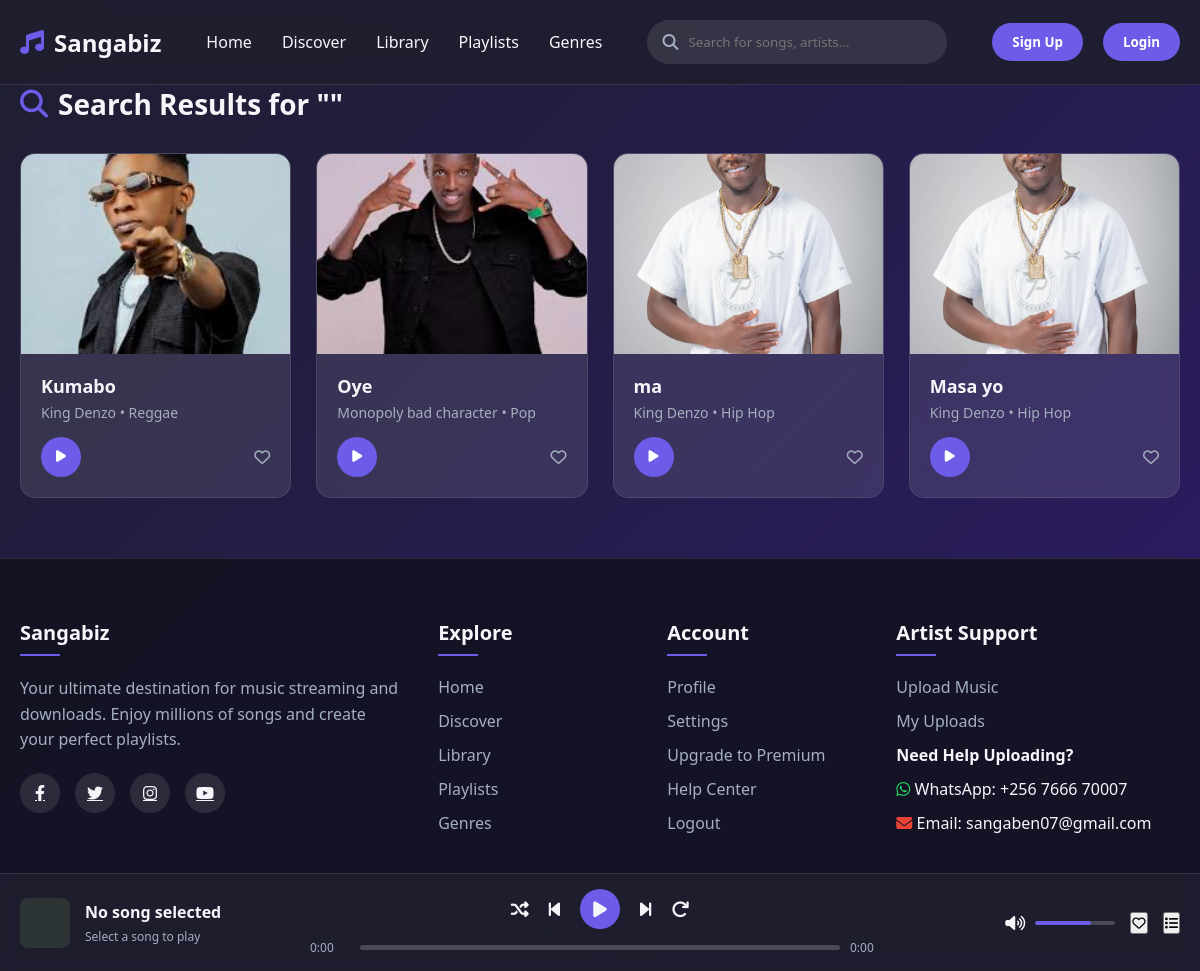
The app's page /search/ with its own data.
### music/models.py (models this page shows, shortened)
class Song(models.Model):
    title = models.CharField(max_length=200)
    artist = models.ForeignKey(Artist, on_delete=models.CASCADE, related_name='songs')
    genre = models.ForeignKey(Genre, on_delete=models.CASCADE)
    audio_file = models.FileField(
        upload_to='songs/',
        validators=[FileExtensionValidator(allowed_extensions=['mp3', 'wav', 'ogg'])]
    )
    cover_image = models.ImageField(upload_to='covers/', blank=True, null=True)
    duration = models.PositiveIntegerField(help_text="Duration in seconds")
    upload_date = models.DateTimeField(auto_now_add=True)
    plays = models.PositiveIntegerField(default=0)
    downloads = models.PositiveIntegerField(default=0)
    is_approved = models.BooleanField(default=False)  # For moderation
    is_featured = models.BooleanField(default=False)
    class Meta:
        ordering = ['-upload_date']

class Artist(models.Model):
    user = models.OneToOneField(
        User,
        on_delete=models.CASCADE,
        related_name='artist_profile'
    )
    name = models.CharField(max_length=200)
    bio = models.TextField(blank=True, null=True)
    image = models.ImageField(upload_to='artists/', blank=True, null=True)
    genre = models.ForeignKey('Genre', on_delete=models.SET_NULL, null=True, blank=True)
    website = models.URLField(blank=True, null=True)
    is_verified = models.BooleanField(default=False)
    created_at = models.DateTimeField(auto_now_add=True)
    updated_at = models.DateTimeField(auto_now=True)
    objects = ArtistManager()
    class Meta:
        constraints = [
            models.UniqueConstraint(fields=['user'], name='unique_artist_user')
        ]

class Genre(models.Model):
    name = models.CharField(max_length=100)
    color = models.CharField(max_length=7, default='#6c5ce7')  # Hex color

### music/views.py (the view)
# urls.py: path('search/', views.search, name='search'),
def search(request):
    query = request.GET.get('q', '')
    songs = Song.objects.filter(
        title__icontains=query,
        is_approved=True
    ) | Song.objects.filter(
        artist__name__icontains=query
    )
    context = {
        'songs': songs,
        'query': query,
    }
    return render(request, 'search.html', context)

### music/templates/search.html (shortened to what this page needs)
{% extends "base.html" %}
{% load static %}
{% block content %}
<section class="container">
    <h2 class="section-title">
        <i class="fas fa-search"></i>
        Search Results for "{{ query }}"
    </h2>
    {% if songs %}
    <div class="featured-grid">
        {% for song in songs %}
        <div class="song-card">
            <div class="card-image" style="background-image: url('{% if song.cover_image %}{{ song.cover_image.url }}{% else %}{% static 'images/default-cover.jpg' %}{% endif %}')"></div>
            <div class="card-content">
                <h3>{{ song.title }}</h3>
                <p>{{ song.artist.name }} • {{ song.genre.name }}</p>
                <div class="card-actions">
                    <button class="play-btn" onclick="playSongFromCard({{ song.id }})">
                        <i class="fas fa-play"></i>
                    </button>
                    <button class="action-btn" onclick="likeSong({{ song.id }}, this)">
                        <i class="far fa-heart"></i>
                    </button>
                </div>
            </div>
        </div>
        {% endfor %}
    </div>
    {% else %}
    <p>No songs found for "{{ query }}".</p>
    {% endif %}
</section>
{% endblock %}

### records on screen
Song: cover_image (picture), title "Kumabo", artist.name "King Denzo", genre.name "Reggae"
Song: cover_image (picture), title "Oye", artist.name "Monopoly bad character", genre.name "Pop"
Song: cover_image (picture), title "ma", artist.name "King Denzo", genre.name "Hip Hop"
Song: cover_image (picture), title "Masa yo", artist.name "King Denzo", genre.name "Hip Hop"
